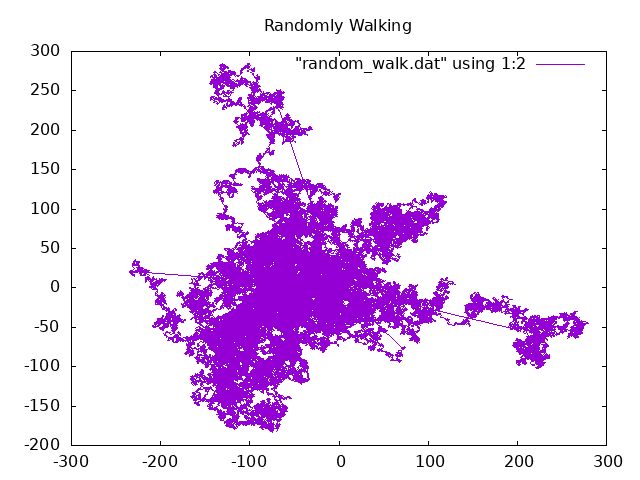

This chart was generated by the following gnuplot code:
set terminal png
set title "Randomly Walking"
set output "random_walk.png"
plot "random_walk.dat" using 1:2 with lines
